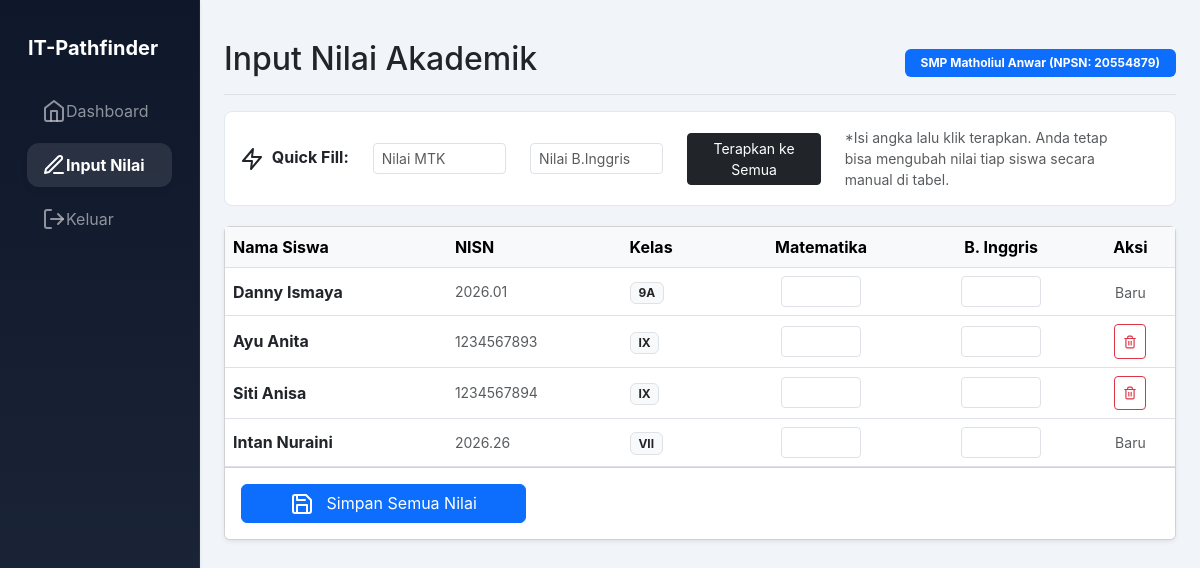
Page /guru1.php (signed in) on the committed database.
### tables this page shows
CREATE TABLE `users` (
  `id_user` int(11) NOT NULL,
  `nama` varchar(100) NOT NULL,
  `username` varchar(50) NOT NULL,
  `password` varchar(255) NOT NULL,
  `npsn` varchar(10) DEFAULT NULL,
  `nama_sekolah` varchar(100) DEFAULT NULL,
  `role` enum('siswa','guru_bk','admin') NOT NULL,
  `nisn` varchar(20) DEFAULT NULL,
  `kelas` varchar(20) DEFAULT NULL,
  `created_at` datetime DEFAULT current_timestamp()
);

CREATE TABLE `nilai_akademik` (
  `id_nilai` int(11) NOT NULL,
  `id_user` int(11) DEFAULT NULL,
  `nilai_matematika` int(11) DEFAULT NULL,
  `nilai_binggris` int(11) DEFAULT NULL,
  `semester` varchar(10) DEFAULT NULL
);

### guru1.php (the view, shortened to what this page needs)
<?php
include "koneksi.php";
$id_user = $_SESSION['id_user'];
$query_guru = mysqli_query($koneksi, "SELECT npsn, nama_sekolah FROM users WHERE id_user = '$id_user'");
$data_guru = mysqli_fetch_assoc($query_guru);
$npsn_guru = $data_guru['npsn'];
$nama_sekolah = $data_guru['nama_sekolah'];
$query_siswa = "SELECT u.id_user, u.nama, u.kelas, u.nisn,
                       n.nilai_matematika, n.nilai_binggris, n.id_nilai
                FROM users u
                LEFT JOIN nilai_akademik n ON u.id_user = n.id_user
                WHERE u.npsn = '$npsn_guru' AND u.role = 'siswa'
                ORDER BY u.kelas ASC, u.nama ASC";
$result_siswa = mysqli_query($koneksi, $query_siswa);
?>
<!DOCTYPE html>
<html lang="id">
<head>
    <link href="https://cdn.jsdelivr.net/npm/bootstrap@5.3.0/dist/css/bootstrap.min.css" rel="stylesheet">
    <link rel="stylesheet" href="style.css">
</head>
<body>
<div class="container-fluid">
    <div class="row">
        <nav class="col-md-2 d-none d-md-block sidebar shadow-sm">
            <div class="position-sticky pt-3">
                <div class="px-3 mb-4">
                    <h5 class="fw-bold text-white">IT-Pathfinder</h5>
                </div>
                <ul class="nav flex-column">
                    <li class="nav-item"><a class="nav-link text-white opacity-75" href="dashboard_guru.php"><i data-feather="home"></i> Dashboard</a></li>
                    <li class="nav-item"><a class="nav-link text-white active fw-bold" href="#"><i data-feather="edit-3"></i> Input Nilai</a></li>
                    <li class="nav-item"><a class="nav-link text-white opacity-75" href="logout.php"><i data-feather="log-out"></i> Keluar</a></li>
                </ul>
            </div>
        </nav>
        <main class="col-md-10 ms-sm-auto px-md-4 py-4">
            <div class="d-flex justify-content-between flex-wrap flex-md-nowrap align-items-center pt-3 pb-2 mb-3 border-bottom">
                <h1 class="h2">Input Nilai Akademik</h1>
                <span class="badge bg-primary px-3 py-2"><?php echo $nama_sekolah; ?> (NPSN: <?php echo $npsn_guru; ?>)</span>
            </div>
            <div class="autofill-section">
                <div class="row align-items-center">
                    <div class="col-md-auto"><h6 class="mb-0"><strong><i data-feather="zap" class="me-1"></i> Quick Fill:</strong></h6></div>
                    <div class="col-md-2">
                        <input type="number" id="fillMtk" class="form-control form-control-sm" placeholder="Nilai MTK">
                    </div>
                    <div class="col-md-2">
                        <input type="number" id="fillIng" class="form-control form-control-sm" placeholder="Nilai B.Inggris">
                    </div>
                    <div class="col-md-2">
                        <button type="button" class="btn btn-sm btn-dark w-100" onclick="applyAutofill()">Terapkan ke Semua</button>
                    </div>
                    <div class="col-md-4 text-muted small">
                        *Isi angka lalu klik terapkan. Anda tetap bisa mengubah nilai tiap siswa secara manual di tabel.
                    </div>
                </div>
            </div>
            <form action="proses_simpan_nilai.php" method="POST">
                <div class="card shadow-sm">
                    <div class="table-responsive">
                        <table class="table table-hover align-middle mb-0">
                            <thead class="table-light">
                                <tr>
                                    <th>Nama Siswa</th>
                                    <th>NISN</th>
                                    <th>Kelas</th>
                                    <th class="text-center">Matematika</th>
                                    <th class="text-center">B. Inggris</th>
                                    <th class="text-center">Aksi</th>
                                </tr>
                            </thead>
                            <tbody>
                                <?php while($row = mysqli_fetch_assoc($result_siswa)): ?>
                                <tr>
                                    <td><strong><?php echo $row['nama']; ?></strong></td>
                                    <td class="text-muted small"><?php echo $row['nisn']; ?></td>
                                    <td><span class="badge bg-light text-dark border"><?php echo $row['kelas']; ?></span></td>
                                    <td class="text-center">
                                        <input type="number" name="mtk[<?php echo $row['id_user']; ?>]"
                                               class="form-control form-control-sm mx-auto table-input input-mtk"
                                               value="<?php echo $row['mtk'] ?? ''; ?>" min="0" max="100" required>
                                    </td>
                                    <td class="text-center">
                                        <input type="number" name="inggris[<?php echo $row['id_user']; ?>]"
                                               class="form-control form-control-sm mx-auto table-input input-inggris"
                                               value="<?php echo $row['inggris'] ?? ''; ?>" min="0" max="100" required>
                                    </td>
                                    <td class="text-center">
                                        <?php if($row['id_nilai']): ?>
                                            <a href="hapus_nilai.php?id=<?php echo $row['id_nilai']; ?>" class="btn btn-sm btn-outline-danger" onclick="return confirm('Hapus nilai siswa ini?')"><i data-feather="trash-2" style="width:14px"></i></a>
                                        <?php else: ?>
                                            <span class="text-muted small">Baru</span>
                                        <?php endif; ?>
                                    </td>
                                </tr>
                                <?php endwhile; ?>
                            </tbody>
                        </table>
                    </div>
                    <div class="card-footer bg-white py-3">
                        <button type="submit" name="simpan_massal" class="btn btn-primary px-5">
                            <i data-feather="save" class="me-2"></i> Simpan Semua Nilai
                        </button>
                    </div>
                </div>
            </form>
        </main>
    </div>
</div>
</body>
</html>

### style.css (style rules this page uses)
:root { --gradient-sidebar: linear-gradient(180deg, #1e293b 0%, #334155 100%); --primary-accent: #3b82f6; --glass-bg: rgba(255, 255, 255, 0.1); }
body { background-color: #f1f5f9; font-family: 'Inter', sans-serif; }
.sidebar { min-height: 100vh; width: 16.666667%; background: linear-gradient(180deg, #0f172a 0%, #1e293b 100%) !important; color: white; padding-top: 20px; border-right: 1px solid rgba(255, 255, 255, 0.05); position: fixed; top: 0; left: 0; z-index: 1000; }
main { margin-left: 16.666667%; }
.nav-link { color: rgba(255,255,255,0.7) !important; margin: 5px 15px; padding: 10px 15px; display: flex; align-items: center; transition: all 0.3s ease; }
.nav-link.active { color: white !important; background: var(--glass-bg); border-radius: 12px; box-shadow: 0 4px 6px -1px rgba(0, 0, 0, 0.1); backdrop-filter: blur(4px); }

### guru1.php (style rules this page uses)
.table-input { width: 80px; text-align: center; }
.autofill-section { background: #fff; padding: 15px; border-radius: 8px; margin-bottom: 20px; border: 1px solid #e2e8f0; }

### rows in the picture
users: nama_sekolah "SMP Matholiul Anwar", npsn "20554879"
users: nama "Danny Ismaya", nisn "2026.01", kelas "9A", shows "Baru"
nilai_akademik: id_user.nama "Ayu Anita", id_user.nisn "1234567893", id_user.kelas "IX"
nilai_akademik: id_user.nama "Siti Anisa", id_user.nisn "1234567894", id_user.kelas "IX"
users: nama "Intan Nuraini", nisn "2026.26", kelas "VII", shows "Baru"
